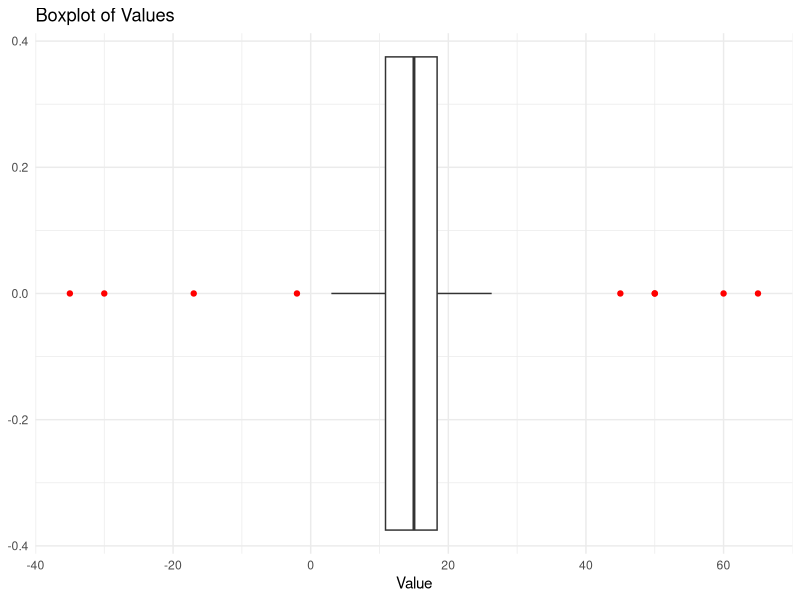
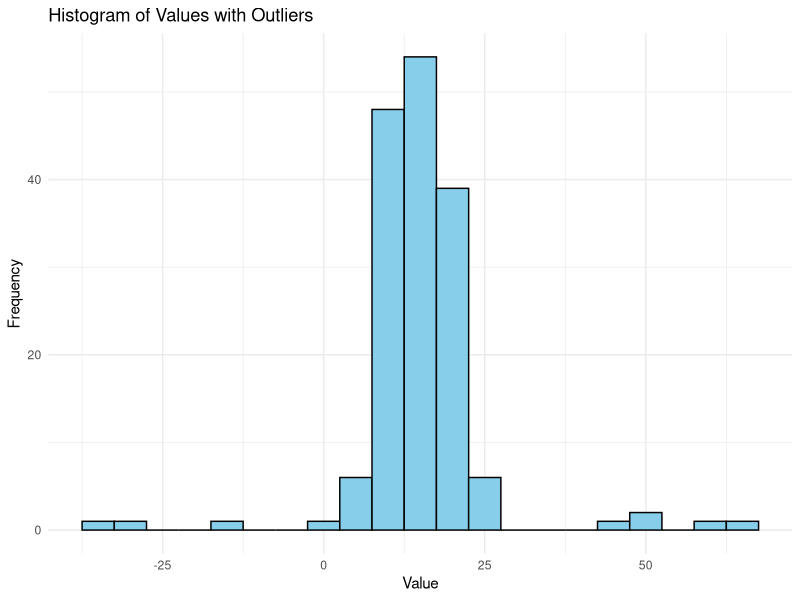
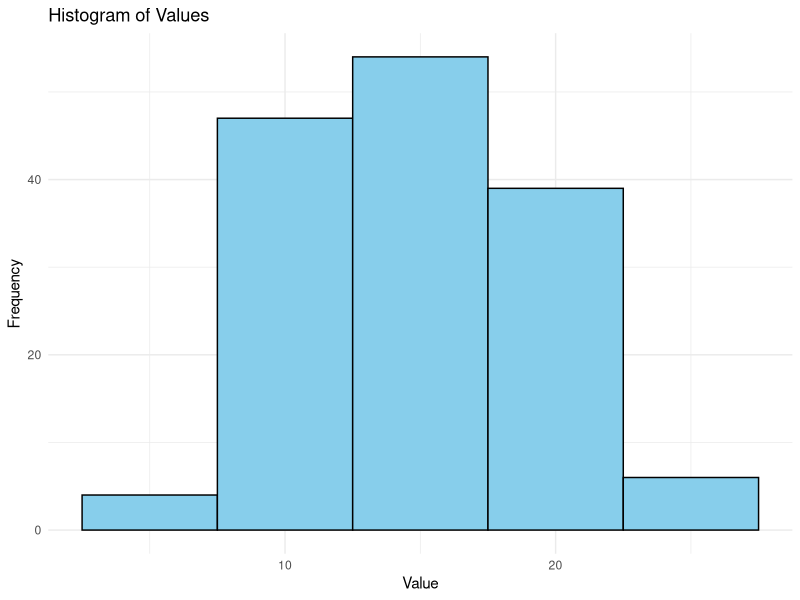
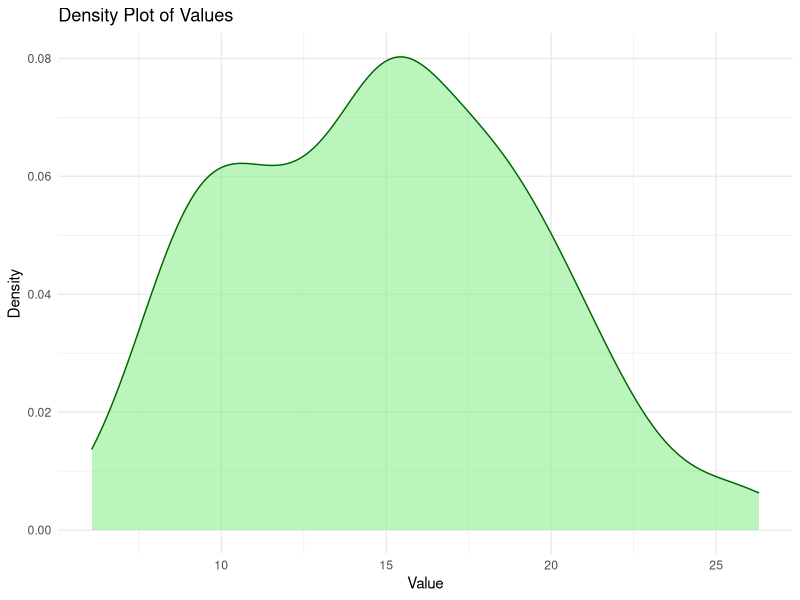

Source code (R) for these figures, in order:
## ---- chunk 1
# Create vector ages
ages = c(12, 58, 27, 33, 31, 27, 37)
# Average/mean
mean(ages)

# Median
median(ages)

# Mode
mode(ages)
## ---- chunk 2
# Sample vector 
athlete_weights = c(55, 76, 52, 68, 71, 63, 58, 52, 85, 96)

# Calculate variance
var(athlete_weights)

# Calculate standard deviation
sd(athlete_weights)
## ---- chunk 3
# Sample vector 
athlete_weights = c(55, 76, 52, 68, 71, 63, 58, 52, 85, 96)
                    
# RANGE 
range(athlete_weights) # returns maximum and minimum values
diff(range(athlete_weights)) # calculate the range value

# INTER QUARTILE RANGE (IQR)http://127.0.0.1:38237/rmd_output/1/basic-data-types-and-structures.html
IQR(athlete_weights)
## ---- chunk 4
library(ggplot2)

# Sample data
set.seed(123) # for reproducibility
df <- data.frame(
  group = rep(c("A", "B", "C"), each = 50),
  value = c(rnorm(50, mean = 10, sd = 2),
            rnorm(50, mean = 15, sd = 2.5),
            rnorm(50, mean = 20, sd = 3))
)

# Create some outliers
outliers <- data.frame(
  group = c(rep("A", 4), rep("B", 4), rep("C", 4)),
  value = c(-2, 3, -30, -35, 50, 6, 45, 50, -17, 8, 60, 65)  # Low and high outliers
)

# Introduce the outliers into the data set 
df_with_outliers <- rbind(df, outliers)


# Plot a simple boxplot 
ggplot(df_with_outliers, aes(x = value)) +
  geom_boxplot(outlier.colour = "red") +
  labs(
    title = "Boxplot of Values",
    x = "Value"
  ) +
  theme_minimal()
## ---- chunk 5
# Simple Histogram 
ggplot(df_with_outliers, aes(x = value)) +
  geom_histogram(binwidth = 5, fill = "skyblue", color = "black") +
  labs(
    title = "Histogram of Values with Outliers",
    x = "Value",
    y = "Frequency"
  ) +
  theme_minimal()
## ---- chunk 6
ggplot(df, aes(x = value)) +
  geom_histogram(binwidth = 5, fill = "skyblue", color = "black") +
  labs(
    title = "Histogram of Values",
    x = "Value",
    y = "Frequency"
  ) +
  theme_minimal()
## ---- chunk 7
# Create a density plot
ggplot(df, aes(x = value)) +
  geom_density(fill = "lightgreen", color = "darkgreen", alpha = 0.6) +
  labs(
    title = "Density Plot of Values",
    x = "Value",
    y = "Density"
  ) +
  theme_minimal()
## ---- chunk 8
# Create a sample dataset
height <- c(150, 160, 170, 180, 190)  # Independent variable (x)
weight <- c(65, 70, 75, 80, 85)       # Dependent variable (y)

# Combine into a data frame
data <- data.frame(height, weight)
print(data)

# Fit the linear model
lin_reg <- lm(weight ~ height, data = data)

# View the summary of the model
summary(lin_reg)
## ---- chunk 9
# Create a sample dataset
height <- c(150, 160, 170, 180, 190)  # Independent variable 1 (x1)
age <- c(25, 30, 35, 40, 45)          # Independent variable 2 (x2)
weight <- c(65, 70, 75, 80, 85)       # Dependent variable (y)

# Combine into a data frame
data <- data.frame(height, age, weight)
data

# Fit the linear model with multiple predictors
model <- lm(weight ~ height + age, data = data)

# View the summary of the model
summary(model)
